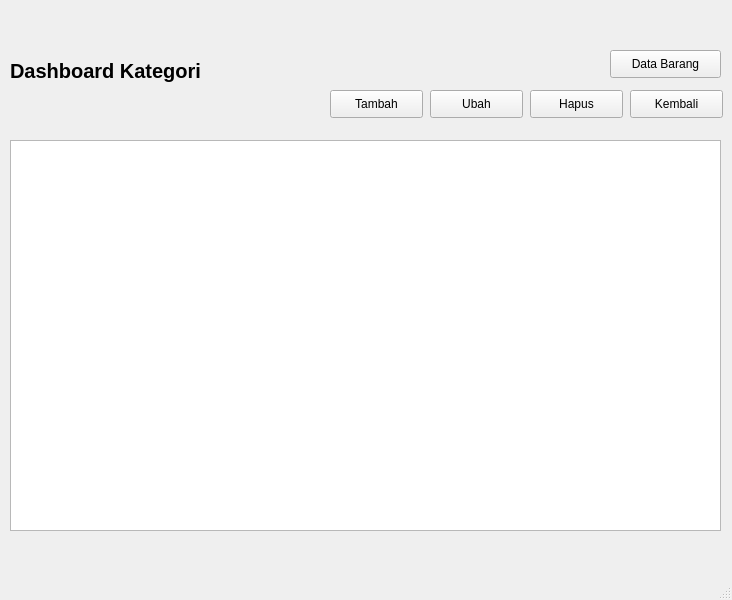
<?xml version="1.0" encoding="UTF-8"?>
<ui version="4.0">
 <class>MainWindow</class>
 <widget class="QMainWindow" name="MainWindow">
  <property name="geometry">
   <rect>
    <x>0</x>
    <y>0</y>
    <width>732</width>
    <height>600</height>
   </rect>
  </property>
  <property name="windowTitle">
   <string>Dashboard Kategori - Kasir</string>
  </property>
  <widget class="QWidget" name="centralwidget">
   <widget class="QLabel" name="label">
    <property name="geometry">
     <rect>
      <x>10</x>
      <y>50</y>
      <width>280</width>
      <height>41</height>
     </rect>
    </property>
    <property name="font">
     <font>
      <pointsize>15</pointsize>
      <weight>75</weight>
      <bold>true</bold>
     </font>
    </property>
    <property name="text">
     <string>Dashboard Kategori</string>
    </property>
   </widget>
   <widget class="QPushButton" name="pushButton_5">
    <property name="geometry">
     <rect>
      <x>610</x>
      <y>50</y>
      <width>111</width>
      <height>28</height>
     </rect>
    </property>
    <property name="text">
     <string>Data Barang</string>
    </property>
   </widget>
   <widget class="QPushButton" name="pushButton">
    <property name="geometry">
     <rect>
      <x>330</x>
      <y>90</y>
      <width>93</width>
      <height>28</height>
     </rect>
    </property>
    <property name="text">
     <string>Tambah</string>
    </property>
    <property name="icon">
     <iconset>
      <normaloff>../icon/tambah.png</normaloff>../icon/tambah.png</iconset>
    </property>
   </widget>
   <widget class="QPushButton" name="pushButton_2">
    <property name="geometry">
     <rect>
      <x>430</x>
      <y>90</y>
      <width>93</width>
      <height>28</height>
     </rect>
    </property>
    <property name="text">
     <string>Ubah</string>
    </property>
    <property name="icon">
     <iconset>
      <normaloff>../icon/ubah.png</normaloff>../icon/ubah.png</iconset>
    </property>
   </widget>
   <widget class="QPushButton" name="pushButton_3">
    <property name="geometry">
     <rect>
      <x>530</x>
      <y>90</y>
      <width>93</width>
      <height>28</height>
     </rect>
    </property>
    <property name="text">
     <string>Hapus</string>
    </property>
    <property name="icon">
     <iconset>
      <normaloff>../icon/hapus.png</normaloff>../icon/hapus.png</iconset>
    </property>
   </widget>
   <widget class="QPushButton" name="pushButton_4">
    <property name="geometry">
     <rect>
      <x>630</x>
      <y>90</y>
      <width>93</width>
      <height>28</height>
     </rect>
    </property>
    <property name="text">
     <string>Kembali</string>
    </property>
    <property name="icon">
     <iconset>
      <normaloff>../icon/logout.png</normaloff>../icon/logout.png</iconset>
    </property>
   </widget>
   <widget class="QTableWidget" name="tableWidget">
    <property name="geometry">
     <rect>
      <x>10</x>
      <y>140</y>
      <width>711</width>
      <height>391</height>
     </rect>
    </property>
   </widget>
  </widget>
  <widget class="QMenuBar" name="menubar">
   <property name="geometry">
    <rect>
     <x>0</x>
     <y>0</y>
     <width>732</width>
     <height>26</height>
    </rect>
   </property>
  </widget>
  <widget class="QStatusBar" name="statusbar"/>
 </widget>
 <resources/>
 <connections/>
</ui>
